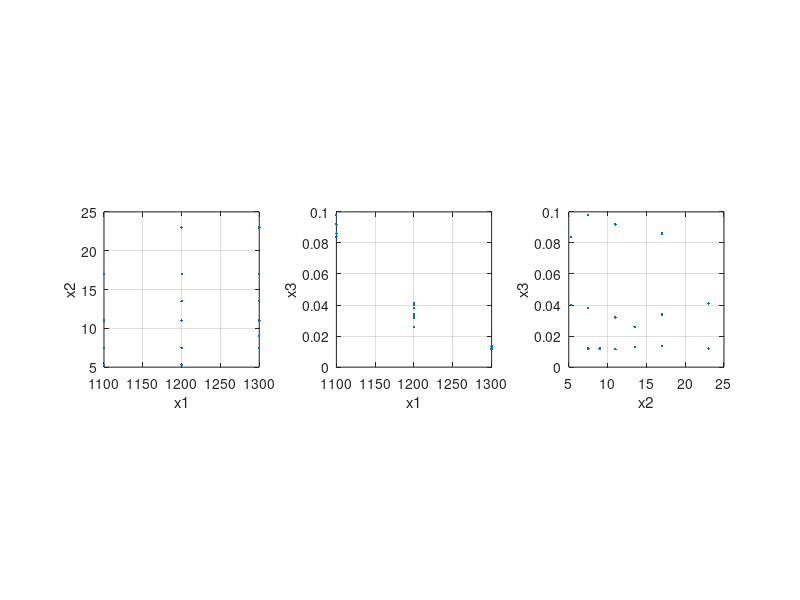

This chart was generated by the following MATLAB code: (Note: this script raises an error after producing the figure.)
% See: http://www.mathworks.com/help/stats/ridge.html
clear;
clf;
clc;

load acetylene;

subplot(1,3,1)
plot(x1,x2,'.')
xlabel('x1'); ylabel('x2'); grid on; axis square

subplot(1,3,2)
plot(x1,x3,'.')
xlabel('x1'); ylabel('x3'); grid on; axis square

subplot(1,3,3)
plot(x2,x3,'.')
xlabel('x2'); ylabel('x3'); grid on; axis square

X = [x1 x2 x3];
D = x2fx(X,'interaction');
D(:,1) = []; % No constant term
k = 0:1e-5:5e-3;
b = ridge(y,D,k);

figure
plot(k,b,'LineWidth',2)
ylim([-100 100])
grid on
xlabel('Ridge Parameter')
ylabel('Standardized Coefficient')
title('{\bf Ridge Trace}')
legend('x1','x2','x3','x1x2','x1x3','x2x3')

% y = 0; y is an n-by-1 vector of observed responses
% X = 0; % X is an n-by-p matrix of p predictors at each of n observations
% coefficientEstimates = ridge(y, X)